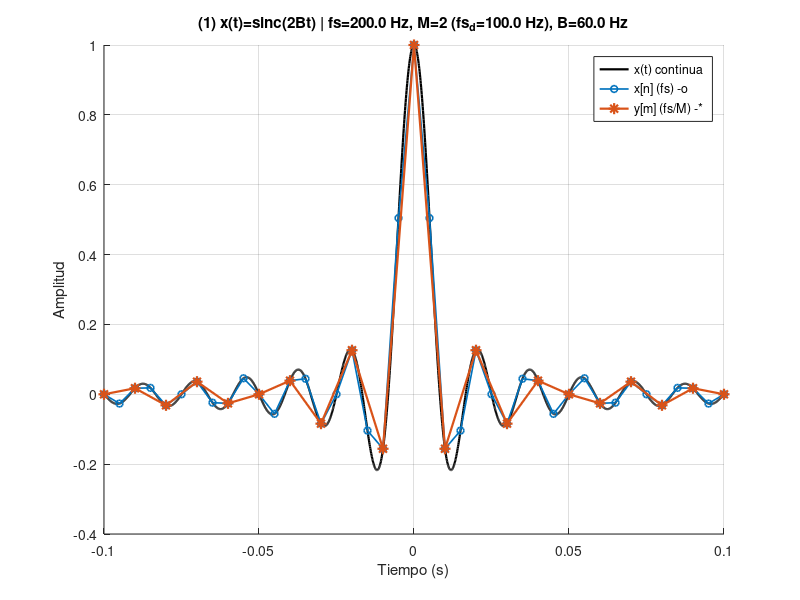
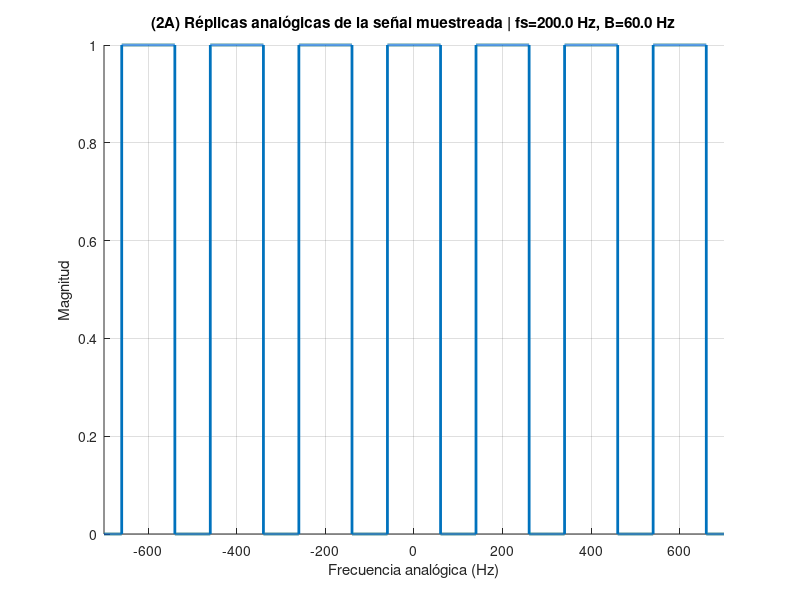

MATLAB code for these plots, in order: (Note: this script raises an error after producing the figures.)
%% DEMO DIEZMADO (DECIMATION) CON SINC -> RECT EN FRECUENCIA (SCRIPT COMPLETO)
% Señal continua: x(t) = sinc(2*B*t)
% (MATLAB sinc(u) = sin(pi*u)/(pi*u))
%
% CTFT ideal:
%   X(f) = (1/(2B)) * rect(f/(2B))  -> pulso cuadrado en frecuencia (|f|<=B)
% (Aquí lo usamos ANALÍTICO para que el aliasing se vea perfecto y no "se rompa".)
%
% 1) Tiempo: x(t) continua vs muestreada x[n] vs diezmada y[m]=x[nM]
% 2) Frecuencia analógica (Hz): réplicas de X(f) con fs y con fs/M (aliasing visible si B > fs/(2M))
% 3) Frecuencia digital: superposición |X(e^jw)| vs |Y(e^jw)| en eje nu (ciclos/muestra)

clear; close all; clc;

%% =========================
% PARÁMETROS (TOCA AQUÍ)
%% =========================
fs   = 200;          % Hz (muestreo original)
Ts   = 1/fs;

M    = 2;            % factor de diezmado (entero >=2)
fs_d = fs/M;         % nueva frecuencia de muestreo tras diezmar
Ts_d = 1/fs_d;

B    = 60;           % Hz (semiancho del rect en frecuencia: |f|<=B)
Tobs = 1.5;          % s (ventana temporal para ver sinc)

oversamp = 50;       % oversampling para "continuo": dt = Ts/oversamp
dt = Ts/oversamp;

Ndft = 32768;        % FFT para espectro digital (secuencias)
Krep = 3;            % réplicas a cada lado en Hz (plot analógico)

%% =========================
% 0) Señal "continua" y secuencias
%% =========================
t = -Tobs/2:dt:Tobs/2-dt;

% Señal continua
x = sinc(2*B*t);

% Muestreo a fs
t_s = (-Tobs/2):Ts:(Tobs/2);
x_n = sinc(2*B*t_s);

% Diezmado por M (submuestreo): y[m]=x[nM]
t_d = t_s(1:M:end);
y_m = x_n(1:M:end);

%% =========================
% 1) TIEMPO: continua vs muestreada vs diezmada
%% =========================
figure('Name','(1) Tiempo: continua vs muestreada vs diezmada');
grid on; hold on;

plot(t, x, 'k', 'LineWidth', 1.6);  % continua negra

plot(t_s, x_n, '-o', ...
    'LineWidth', 1.2, ...
    'MarkerSize', 5);

plot(t_d, y_m, '-*', ...
    'LineWidth', 1.6, ...
    'MarkerSize', 8);

xlabel('Tiempo (s)');
ylabel('Amplitud');
title(sprintf('(1) x(t)=sinc(2Bt) | fs=%.1f Hz, M=%d (fs_d=%.1f Hz), B=%.1f Hz', ...
    fs, M, fs_d, B));

legend({'x(t) continua', 'x[n] (fs) -o', 'y[m] (fs/M) -*'}, 'Location','best');

% Zoom para ver bien muestreo vs diezmado
xlim([-(10*Ts_d) (10*Ts_d)]);

%% =========================
% 2) FRECUENCIA ANALÓGICA (Hz): RÉPLICAS ANALÍTICAS (SIEMPRE BIEN, CON ALIASING)
% X(f) = rect(|f|<=B) (normalizada)
% Muestreo ideal: Xs(f) = (1/Ts) * sum_k X(f - k*fs)   (réplicas cada fs)
% Diezmado equivale a muestrear a fs_d: Xsd(f) replicas cada fs_d
%
% Aquí dibujamos SOLO magnitud normalizada (forma), sin preocuparnos por 1/Ts
%% =========================

% Eje de frecuencia analógica para mostrar réplicas
f_plot = linspace(-(Krep+0.5)*fs, (Krep+0.5)*fs, Ndft);

% Rect baseband: 1 si |f|<=B
X0 = double(abs(f_plot) <= B); % pulso cuadrado ideal

% Réplicas con fs (muestreada) y con fs_d (diezmada)
Xs  = zeros(size(f_plot));
Xsd = zeros(size(f_plot));

for k = -Krep:Krep
    Xs  = Xs  + double(abs(f_plot - k*fs)  <= B);
    Xsd = Xsd + double(abs(f_plot - k*fs_d) <= B);
end

% Normaliza para comparar
% Xs  = Xs  / (max(Xs)  + eps);
% Xsd = Xsd / (max(Xsd) + eps);



%% =========================
% (2A) FRECUENCIA ANALÓGICA (Hz): MUETREADA
%% =========================
figure('Name','(2A) Frecuencia analógica (Hz): muestreada');
grid on; hold on;

plot(f_plot, Xs, ...
    'LineWidth', 2.0, ...
    'Color', [0 0.4470 0.7410]);   % azul

xlabel('Frecuencia analógica (Hz)');
ylabel('Magnitud');
title(sprintf('(2A) Réplicas analógicas de la señal muestreada | fs=%.1f Hz, B=%.1f Hz', fs, B));

xlim([-(Krep+0.5)*fs (Krep+0.5)*fs]);

% Guías en múltiplos de fs
yl = ylim;
for k = -Krep:Krep
    xline(k*fs, ':', 'HandleVisibility','off');
end
ylim(yl);


%% =========================
% (2B) FRECUENCIA ANALÓGICA (Hz): DIEZMADA
%% =========================
figure('Name','(2B) Frecuencia analógica (Hz): diezmada');
grid on; hold on;

plot(f_plot, Xsd, ...
    'LineWidth', 1.8, ...
    'Color', [0.8500 0.3250 0.0980]);   % naranja

xlabel('Frecuencia analógica (Hz)');
ylabel('Magnitud');
title(sprintf('(2B) Réplicas analógicas tras diezmado | fs_d=%.1f Hz (M=%d), B=%.1f Hz', fs_d, M, B));

xlim([-(Krep+0.5)*fs (Krep+0.5)*fs]);

% Guías en múltiplos de fs_d
yl = ylim;
for k = -Krep:Krep
    xline(k*fs_d, '--', 'HandleVisibility','off');
end
ylim(yl);


%% =========================
% 3) FRECUENCIA DIGITAL: |X(e^jw)| vs |Y(e^jw)| EN EL MISMO EJE nu
% Aquí sí usamos FFT de las secuencias x[n] y y[m]
%% =========================

Xn = fftshift(fft(x_n, Ndft));
Yn = fftshift(fft(y_m, Ndft));

w  = linspace(-pi, pi, Ndft);
nu = w/(2*pi);   % ciclos/muestra en [-0.5,0.5]

% Xn_mag = abs(Xn); Xn_mag = Xn_mag/(max(Xn_mag)+eps);
% Yn_mag = abs(Yn); Yn_mag = Yn_mag/(max(Yn_mag)+eps);

Xn_mag = abs(Xn);
Yn_mag = abs(Yn); 
figure('Name','(3) Frecuencia digital: muestreada vs diezmada (superpuesto)');
grid on; hold on;

hX = plot(nu, Xn_mag, 'LineWidth', 2.0, 'Color', [0 0.4470 0.7410]);       % azul
hY = plot(nu, Yn_mag, 'LineWidth', 1.8, 'Color', [0.8500 0.3250 0.0980]);  % naranja

xlabel('\nu (ciclos/muestra)');
ylabel('Magnitud (normalizada)');
title(sprintf('(3) Espectro digital superpuesto | fs=%.1f Hz, fs_d=%.1f Hz (M=%d)', fs, fs_d, M));
xlim([-0.5 0.5]);

% Guías: banda que debería quedar para poder diezmar sin alias (en eje de x[n])
xline(-0.5/M, '--', 'HandleVisibility','off');
xline( 0.5/M, '--', 'HandleVisibility','off');

lgd = legend([hX hY], {'Muestreada', 'Diezmada (ensanchada)'}, 'Location','best');
lgd.AutoUpdate = 'off';

fprintf('\n--- Ensanchamiento en eje digital ---\n');
fprintf('En x[n] ocupa aprox B/fs   = %.4f ciclos/muestra\n', B/fs);
fprintf('En y[m] ocupa aprox B/fs_d = %.4f ciclos/muestra = M*(B/fs)\n\n', B/fs_d);

%% =========================
% FIN
%% =========================
